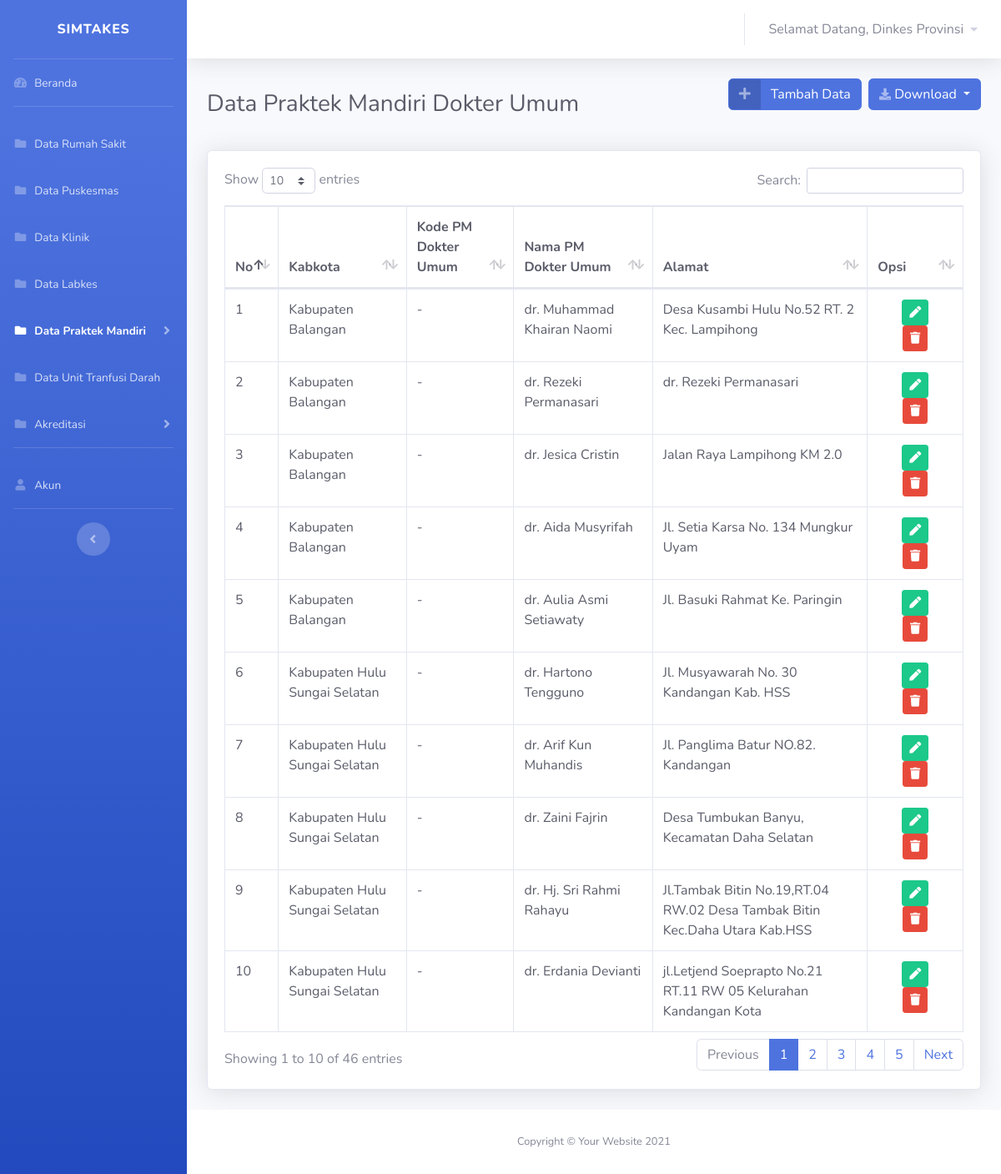
Page /views/dinkes/praktekmandiri/pm_dokterumum.php (signed in) on the earlier database version.
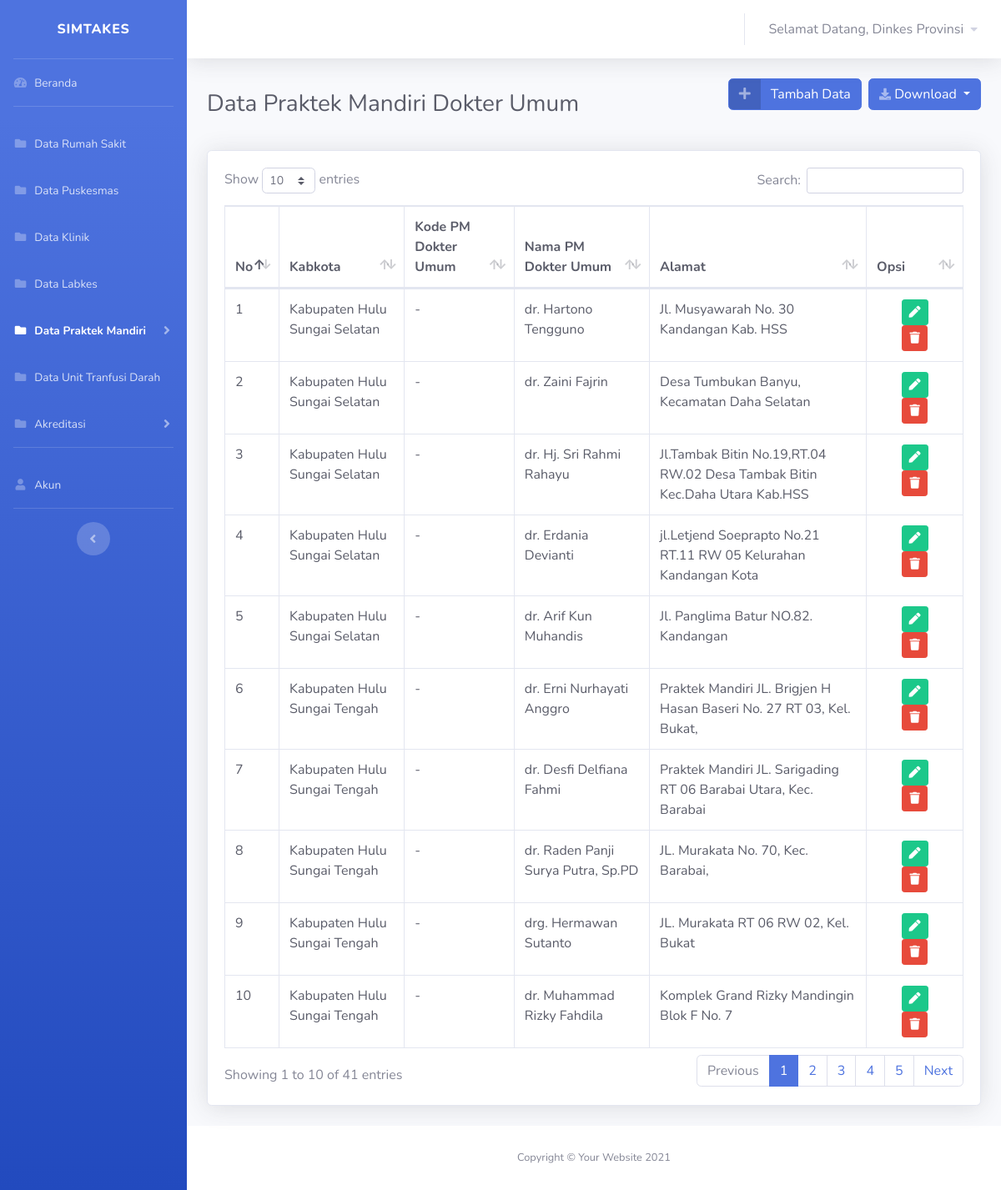
Same page on the later database version.
### tables this page shows
CREATE TABLE `data_pmdrumum` (
  `idx` int(11) NOT NULL,
  `kabkota` varchar(50) NOT NULL,
  `kodepmdrumum` varchar(50) NOT NULL,
  `namapmdrumum` varchar(50) NOT NULL,
  `alamat` varchar(255) NOT NULL
);

### koneksi.php (called while the page is built, shortened)
<?php
$koneksi = mysqli_connect("localhost", "root", "", "simtakes") or die(mysqli_error($koneksi));
function query($query)
{
    global $koneksi;
    $result = mysqli_query($koneksi, $query);
    $rows = [];
    while ($row = mysqli_fetch_assoc($result)) {
        $rows[] = $row;
    }
    return $rows;
}
?>

### views/dinkes/praktekmandiri/pm_dokterumum.php (the view, shortened to what the changed rows need)
<?php
require '../../../koneksi.php';
if ($id_role == '15') {
    $dokterumum = query("SELECT * FROM data_pmdrumum WHERE kabkota = 'Kota Banjarmasin' ORDER BY namapmdrumum");
} elseif ($id_role == '3') {
    $dokterumum = query("SELECT * FROM data_pmdrumum WHERE kabkota = 'Kabupaten Balangan' ORDER BY namapmdrumum");
} elseif ($id_role == '4') {
    $dokterumum = query("SELECT * FROM data_pmdrumum WHERE kabkota = 'Kabupaten Banjar' ORDER BY namapmdrumum");
} elseif ($id_role == '5') {
    $dokterumum = query("SELECT * FROM data_pmdrumum WHERE kabkota = 'Kabupaten Barito Kuala' ORDER BY namapmdrumum");
} elseif ($id_role == '6') {
    $dokterumum = query("SELECT * FROM data_pmdrumum WHERE kabkota = 'Kabupaten Hulu Sungai Selatan' ORDER BY namapmdrumum");
} elseif ($id_role == '7') {
    $dokterumum = query("SELECT * FROM data_pmdrumum WHERE kabkota = 'Kabupaten Hulu Sungai Tengah' ORDER BY namapmdrumum");
} elseif ($id_role == '8') {
    $dokterumum = query("SELECT * FROM data_pmdrumum WHERE kabkota = 'Kabupaten Hulu Sungai Utara' ORDER BY namapmdrumum");
} elseif ($id_role == '9') {
    $dokterumum = query("SELECT * FROM data_pmdrumum WHERE kabkota = 'Kabupaten Kotabaru' ORDER BY namapmdrumum");
} elseif ($id_role == '10') {
    $dokterumum = query("SELECT * FROM data_pmdrumum WHERE kabkota = 'Kabupaten Tabalong' ORDER BY namapmdrumum");
} elseif ($id_role == '11') {
    $dokterumum = query("SELECT * FROM data_pmdrumum WHERE kabkota = 'Kabupaten Tanah Bumbu' ORDER BY namapmdrumum");
} elseif ($id_role == '12') {
    $dokterumum = query("SELECT * FROM data_pmdrumum WHERE kabkota = 'Kabupaten Tanah Laut' ORDER BY namapmdrumum");
} elseif ($id_role == '13') {
    $dokterumum = query("SELECT * FROM data_pmdrumum WHERE kabkota = 'Kabupaten Tapin' ORDER BY namapmdrumum");
} elseif ($id_role == '14') {
    $dokterumum = query("SELECT * FROM data_pmdrumum WHERE kabkota = 'Kota Banjarbaru' ORDER BY namapmdrumum");
} elseif ($id_role == '2') {
    $dokterumum = query("SELECT * FROM data_pmdrumum ORDER BY kabkota");
} else {
    echo "<script>alert('Anda harus login ulang!');
		document.location = '../../../index.php';
		</script>";
    exit();
}
?>
<!DOCTYPE html>
<html lang="en">
<head>
    <link href="../../../vendor/fontawesome-free/css/all.min.css" rel="stylesheet" type="text/css">
    <link href="../../../css/sb-admin-2.min.css" rel="stylesheet">
    <link href="../../../vendor/datatables/dataTables.bootstrap4.min.css" rel="stylesheet">
</head>
<body id="page-top">
    <div id="wrapper">
        <div id="content-wrapper" class="d-flex flex-column">
            <div id="content">
                <div class="container-fluid">
                    <div class="d-sm-flex align-items-center justify-content-between mb-4">
                        <h1 class="h3 mb-0 text-gray-800">Data Praktek Mandiri Dokter Umum</h1>
                    </div>
                        <div class="card shadow mb-4">
                            <div class="card-body">
                                <div class="table-responsive">
                                    <table class="table table-bordered text-dark" id="dataTable" width="100%" cellspacing="0">
                                        <thead>
                                            <tr>
                                            <th>No</th>
                                            <th>Kabkota</th>
                                            <th>Kode PM Dokter Umum</th>
                                            <th>Nama PM Dokter Umum</th>
                                            <th>Alamat</th>
                                            <th>Opsi</th>
                                            </tr>
                                        </thead>
                                        <tbody>
                                            <?php $no = 1; ?>
                                            <?php foreach ($dokterumum as $du) : ?>
                                            <tr>
                                                <td><?= $no++ ?></td>
                                                <td><?= $du['kabkota'] ?></td>
                                                <td><?= $du['kodepmdrumum'] ?></td>
                                                <td><?= $du['namapmdrumum'] ?></td>
                                                <td><?= $du['alamat'] ?></td>
                                                <td>
                                                <div class="container text-center">
                                                    <a href="pm_dokterumum-edit.php?idx=<?= $du['idx']; ?>"class="btn btn-success btn-sm"><i class="fa fa-pen"></i></a>
                                                    <a  href="hapusdu.php?idx=<?= $du['idx']; ?>" class="btn btn-danger btn-sm" onclick="return confirm('Apakah anda yakin ingin menghapus data PM Dokter Umum <?= $du['namapmdrumum']; ?> ?');"><i class="fa fa-trash"></i></a></td>
                                                </div>
                                            </tr>
                                            <?php endforeach ?>
</body>
</html>

Differences in the rows shown:
removed data_pmdrumum: kabkota "Kabupaten Balangan", kodepmdrumum "-", namapmdrumum "dr. Muhammad Khairan Naomi", alamat "Desa Kusambi Hulu No.52 RT. 2 Kec. Lampihong"
removed data_pmdrumum: kabkota "Kabupaten Balangan", kodepmdrumum "-", namapmdrumum "dr. Rezeki Permanasari", alamat "dr. Rezeki Permanasari"
removed data_pmdrumum: kabkota "Kabupaten Balangan", kodepmdrumum "-", namapmdrumum "dr. Jesica Cristin", alamat "Jalan Raya Lampihong KM 2.0"
removed data_pmdrumum: kabkota "Kabupaten Balangan", kodepmdrumum "-", namapmdrumum "dr. Aida Musyrifah", alamat "Jl. Setia Karsa No. 134 Mungkur Uyam"
removed data_pmdrumum: kabkota "Kabupaten Balangan", kodepmdrumum "-", namapmdrumum "dr. Aulia Asmi Setiawaty", alamat "Jl. Basuki Rahmat Ke. Paringin"
shown differently, row unchanged: data_pmdrumum "dr. Arif Kun Muhandis": moves down the list
now on this page (row unchanged): data_pmdrumum: kabkota "Kabupaten Hulu Sungai Tengah", kodepmdrumum "-", namapmdrumum "dr. Erni Nurhayati Anggro", alamat "Praktek Mandiri JL. Brigjen H Hasan Baseri No. 27 RT 03, Kel. Bukat,"
now on this page (row unchanged): data_pmdrumum: kabkota "Kabupaten Hulu Sungai Tengah", kodepmdrumum "-", namapmdrumum "dr. Desfi Delfiana Fahmi", alamat "Praktek Mandiri JL. Sarigading RT 06 Barabai Utara, Kec. Barabai"
now on this page (row unchanged): data_pmdrumum: kabkota "Kabupaten Hulu Sungai Tengah", kodepmdrumum "-", namapmdrumum "dr. Raden Panji Surya Putra, Sp.PD", alamat "JL. Murakata No. 70, Kec. Barabai,"
now on this page (row unchanged): data_pmdrumum: kabkota "Kabupaten Hulu Sungai Tengah", kodepmdrumum "-", namapmdrumum "drg. Hermawan Sutanto", alamat "JL. Murakata RT 06 RW 02, Kel. Bukat"
now on this page (row unchanged): data_pmdrumum: kabkota "Kabupaten Hulu Sungai Tengah", kodepmdrumum "-", namapmdrumum "dr. Muhammad Rizky Fahdila", alamat "Komplek Grand Rizky Mandingin Blok F No. 7"
Other differences:
text written by a page script: "Show entries Search: Showing 1 to 10 of 46 entries Previous 1 2 3 4 5 Next" → "Show entries Search: Showing 1 to 10 of 41 entries Previous 1 2 3 4 5 Next"
